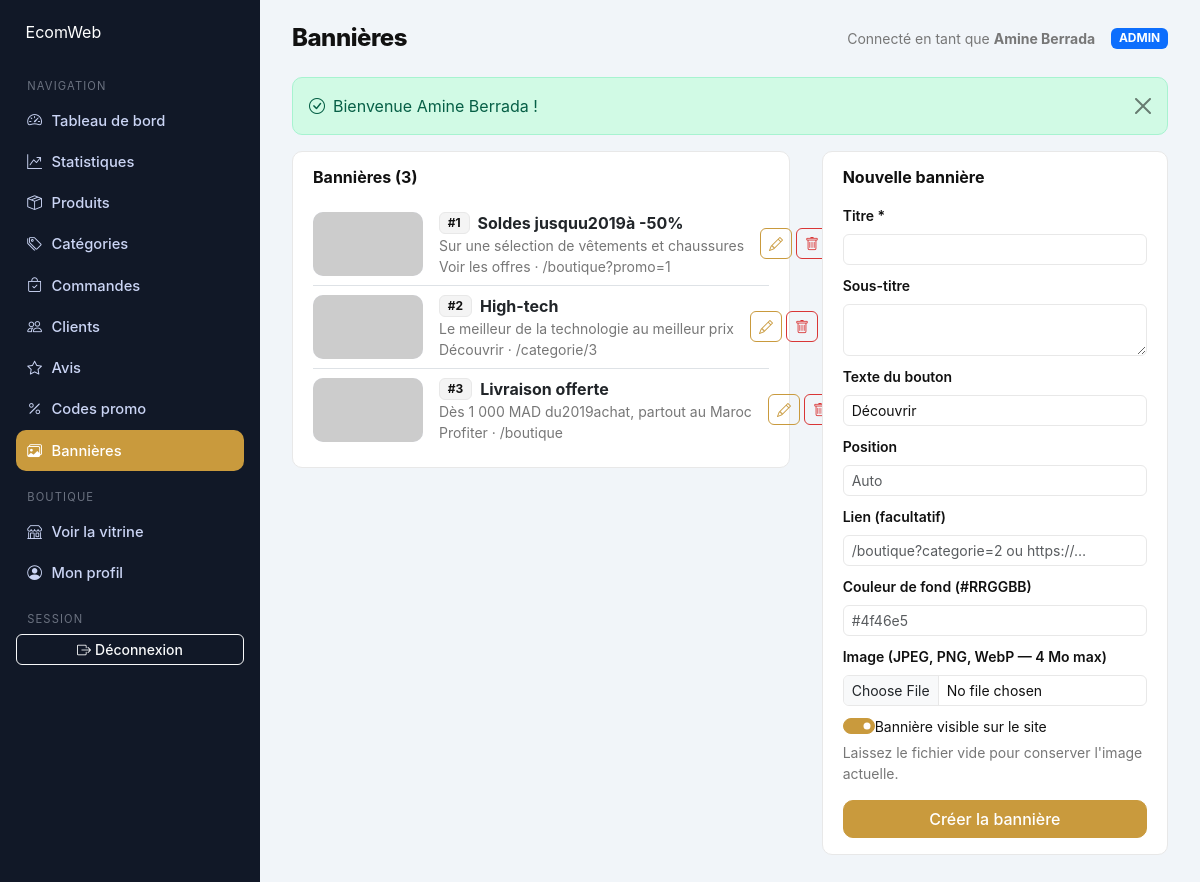
/ecommerce/ecom-projet-fend/ecom_web_platform/admin/bannieres (signed in), run on the app's committed database.
### tables this page shows
CREATE TABLE IF NOT EXISTS users (
  id          INT UNSIGNED NOT NULL AUTO_INCREMENT,
  username    VARCHAR(80)  NOT NULL,
  email       VARCHAR(160) NOT NULL,
  password    VARCHAR(255) NOT NULL,
  first_name  VARCHAR(80)  NULL,
  last_name   VARCHAR(80)  NULL,
  phone       VARCHAR(40)  NULL,
  avatar      VARCHAR(255) NULL,
  role        ENUM('CUSTOMER','ADMIN') NOT NULL DEFAULT 'CUSTOMER',
  is_active   TINYINT(1)   NOT NULL DEFAULT 1,
  last_login_at DATETIME   NULL,
  created_at  DATETIME     NOT NULL DEFAULT CURRENT_TIMESTAMP,
  updated_at  DATETIME     NOT NULL DEFAULT CURRENT_TIMESTAMP ON UPDATE CURRENT_TIMESTAMP,
  PRIMARY KEY (id),
  UNIQUE KEY uq_users_email (email),
  KEY idx_users_role (role)
);

CREATE TABLE IF NOT EXISTS promo_banners (
  id          INT UNSIGNED NOT NULL AUTO_INCREMENT,
  title       VARCHAR(160) NOT NULL,
  subtitle    VARCHAR(255) NULL,
  photo       VARCHAR(255) NULL,
  link        VARCHAR(255) NULL,
  button_text VARCHAR(60)  NOT NULL DEFAULT 'Découvrir',
  color_hex   VARCHAR(20)  NULL,
  position    INT UNSIGNED NOT NULL DEFAULT 0,
  is_active   TINYINT(1)   NOT NULL DEFAULT 1,
  created_at  DATETIME     NOT NULL DEFAULT CURRENT_TIMESTAMP,
  updated_at  DATETIME     NOT NULL DEFAULT CURRENT_TIMESTAMP ON UPDATE CURRENT_TIMESTAMP,
  PRIMARY KEY (id),
  KEY idx_banners_active (is_active, position)
);

### app/Views/admin/banners/index.php (the view, shortened to what the rows shown need)
<?php
$banners = $banners ?? [];
$editing = null;
?>
<div class="row g-3">
    <div class="col-xl-7">
        <div class="table-card">
            <h2 class="h6 fw-bold mb-3">Bannières (<?= count($banners) ?>)</h2>
            <?php if ($banners === []): ?>
                <p class="text-muted-2 small mb-0">Aucune bannière. Ajoutez la première à droite.</p>
            <?php else: ?>
                <div class="list-group list-group-flush">
                    <?php foreach ($banners as $banner): ?>
                        <div class="list-group-item px-0 d-flex gap-3 align-items-center">
                            <img src="<?= e(img($banner->photo)) ?>" alt="" width="110" height="64"
                                 class="rounded" style="object-fit:cover;background:#eef2ff">
                            <div class="flex-grow-1 min-w-0">
                                <div class="d-flex align-items-center gap-2">
                                    <span class="badge bg-light text-dark border">#<?= (int) $banner->position ?></span>
                                    <strong class="text-truncate"><?= e($banner->title) ?></strong>
                                </div>
                                <div class="small text-muted-2 text-truncate">
                                    <?= e(excerpt($banner->subtitle, 70)) ?>
                                </div>
                                <div class="small text-muted-2">
                                    <?= e($banner->button_text ?: 'Découvrir') ?>
                                    <?php if (!empty($banner->link)): ?>
                                        · <span class="text-truncate"><?= e($banner->link) ?></span>
                                    <?php endif; ?>
                                </div>
                            </div>
                            <div class="d-inline-flex gap-1">
                                <a class="btn btn-sm btn-outline-primary"
                                   href="<?= e(url('/admin/bannieres?modifier=' . (int) $banner->id)) ?>">
                                    <i class="bi bi-pencil"></i>
                                </a>
                                <form method="post"
                                      action="<?= e(url('/admin/bannieres/' . (int) $banner->id . '/supprimer')) ?>"
                                      onsubmit="return confirm('Supprimer cette bannière ?');">
                                    <button class="btn btn-sm btn-outline-danger" type="submit">
                                        <i class="bi bi-trash"></i>
                                    </button>
                                </form>
                            </div>
                        </div>
                    <?php endforeach; ?>
                </div>
            <?php endif; ?>
        </div>
    </div>
    <div class="col-xl-5">
        <div class="table-card">
            <h2 class="h6 fw-bold mb-3">
                <?= $editing !== null ? 'Modifier la bannière' : 'Nouvelle bannière' ?>
            </h2>
        </div>
    </div>
</div>

### app/Views/layouts/admin.php (shortened to what the rows shown need)
<?php
$user = $currentUser ?? \App\Core\Auth::user();
?>
<!doctype html>
<html lang="fr">
<head>
    <link href="https://cdn.jsdelivr.net/npm/bootstrap@5.3.3/dist/css/bootstrap.min.css" rel="stylesheet">
    <link href="https://cdn.jsdelivr.net/npm/bootstrap-icons@1.11.3/font/bootstrap-icons.min.css" rel="stylesheet">
    <link href="<?= e(asset('assets/css/style.css')) ?>" rel="stylesheet">
</head>
<body>
<div class="admin-shell">
    <main class="admin-main">
        <header class="admin-header">
            <div>
                <h1><?= e($title ?? 'Back-office') ?></h1>
            </div>
            <div class="d-flex align-items-center gap-3">
                <?php if ($user !== null): ?>
                    <span class="text-muted-2 small">
                        Connecté en tant que <strong><?= e($user->fullName()) ?></strong>
                    </span>
                    <span class="badge bg-primary text-uppercase"><?= e($user->role) ?></span>
                <?php endif; ?>
            </div>
        </header>
        <?= $content ?>
    </main>
</div>
</body>
</html>

### data on the page
users: $user->fullName() "Amine Berrada", role "ADMIN"
promo_banners: position "1", title "Soldes jusquu2019à -50%", subtitle "Sur une sélection de vêtements et chaussures", button_text "Voir les offres", link "/boutique?promo=1"
promo_banners: position "2", title "High-tech", subtitle "Le meilleur de la technologie au meilleur prix", button_text "Découvrir", link "/categorie/3"
promo_banners: position "3", title "Livraison offerte", subtitle "Dès 1 000 MAD du2019achat, partout au Maroc", button_text "Profiter", link "/boutique"

### other printed values
$label "Tableau de bord"
$label "Statistiques"
$label "Produits"
$label "Catégories"
$label "Commandes"
$label "Clients"
$label "Avis"
$label "Codes promo"
$label "Bannières"
$title "Bannières"
$flash['message'] "Bienvenue Amine Berrada !"
count($banners) "3"
